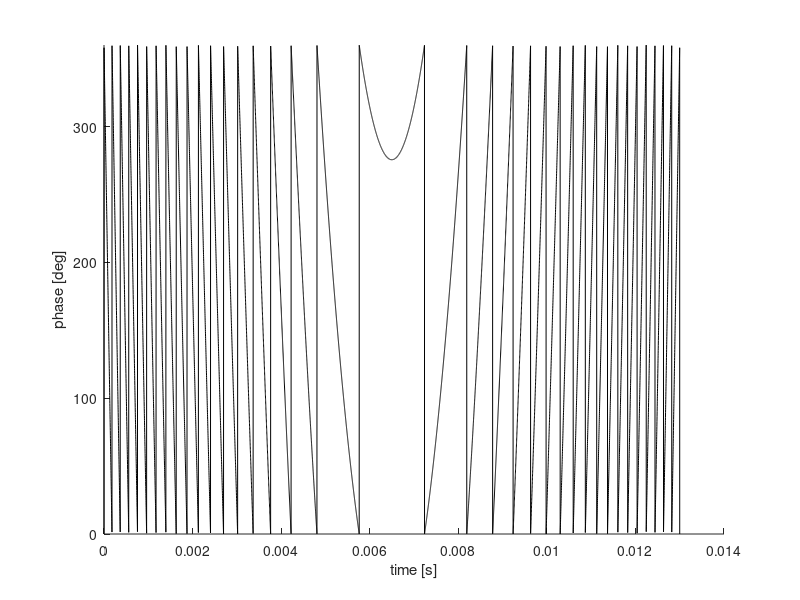
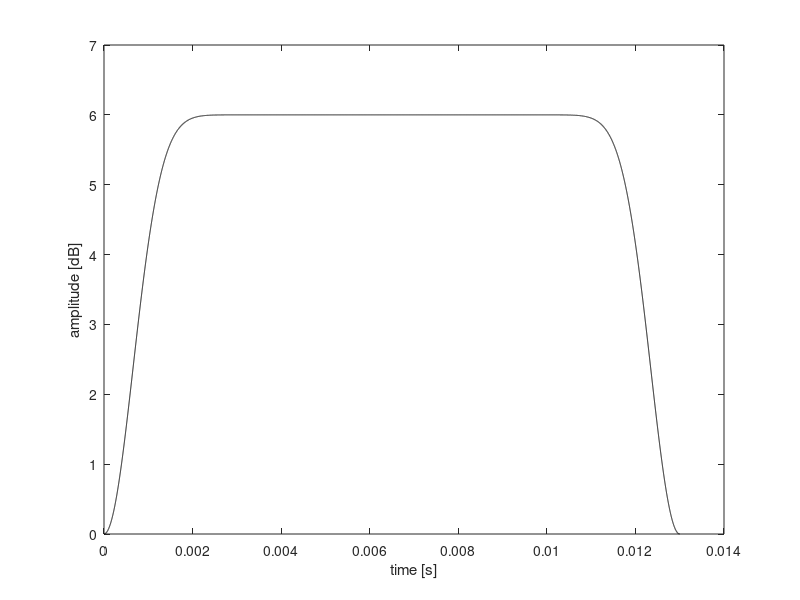

MATLAB code for these plots, in order:
% CHIRP phase table generator for Tecmag
% Adapted from Tecmag's CHIRP script

clear
clc
close all

%%%%%%% User-defined parameters %%%%%%%

% dt = 500e-9 ; %time per point in waveform (s) [Scout limit is 20ns]
N = 13000; %points to define the waveform
tau = 13e-3; %pulse length (s)
sliceheight = 0.040; %mm
G = 6.59; %T m-1, B0 field gradient
offset = 0; %mm, frequency offset (if applicable)
amplitude = 6; %dB, for Tecmag
% NOTE: positive offset moves to the left in the FT spectrum (negative
% position)

%%%%%%% END User-defined parameters %%%%%%%


% N = round(tau/dt); %number of points per pulse waveform
dt = (tau/N); %time per point in waveform (s) [Scout limit is 20 ns]
gamma = 42.576; %MHz T-1
SW = sliceheight*G*gamma*1000; %Hz
offsetHz = offset*1000*G*gamma; %Hz

phase = zeros(N,1);

ind = 1:N;
f = (ind-N/2)*(SW/N);
inc = 2*pi*f*dt;
o_inc = 2*pi*offsetHz*dt;

for i = 1:N-1
    phase(i+1) = phase(i)+inc(i)-o_inc;
end

phase = mod((phase*360/2/pi),360);
dlmwrite('CHIRP_Phase.dat',phase);



figure(1)
hold on
t = linspace(0,tau,N);
plot(t,phase,'-k')
xlabel('time [s]')
ylabel('phase [deg]')
ylim([0 360])

tamp = linspace(0,tau,N);
amp = amplitude*(1-(cos(pi*tamp/tau)).^40);
dlmwrite('CHIRP_Amp.dat',amp');

figure(2)
plot(tamp,amp,'-k')
xlabel('time [s]')
ylabel('amplitude [dB]')
ylim([0 amplitude+1])
